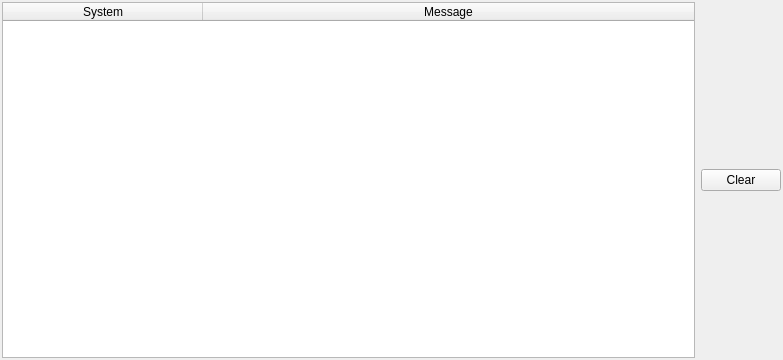
<?xml version="1.0" encoding="UTF-8"?>
<ui version="4.0">
 <class>LogWidget</class>
 <widget class="QDockWidget" name="LogWidget">
  <property name="geometry">
   <rect>
    <x>0</x>
    <y>0</y>
    <width>783</width>
    <height>360</height>
   </rect>
  </property>
  <property name="windowTitle">
   <string>Log</string>
  </property>
  <widget class="QWidget" name="dockWidgetContents">
   <layout class="QHBoxLayout" name="horizontalLayout">
    <property name="leftMargin">
     <number>2</number>
    </property>
    <property name="topMargin">
     <number>2</number>
    </property>
    <property name="rightMargin">
     <number>2</number>
    </property>
    <property name="bottomMargin">
     <number>2</number>
    </property>
    <item>
     <widget class="QTableWidget" name="tableWidget">
      <property name="columnCount">
       <number>2</number>
      </property>
      <attribute name="horizontalHeaderDefaultSectionSize">
       <number>200</number>
      </attribute>
      <attribute name="horizontalHeaderStretchLastSection">
       <bool>true</bool>
      </attribute>
      <attribute name="verticalHeaderVisible">
       <bool>false</bool>
      </attribute>
      <column>
       <property name="text">
        <string>System</string>
       </property>
      </column>
      <column>
       <property name="text">
        <string>Message</string>
       </property>
      </column>
     </widget>
    </item>
    <item>
     <widget class="QPushButton" name="clearButton">
      <property name="text">
       <string>Clear</string>
      </property>
     </widget>
    </item>
   </layout>
  </widget>
 </widget>
 <resources/>
 <connections/>
</ui>
